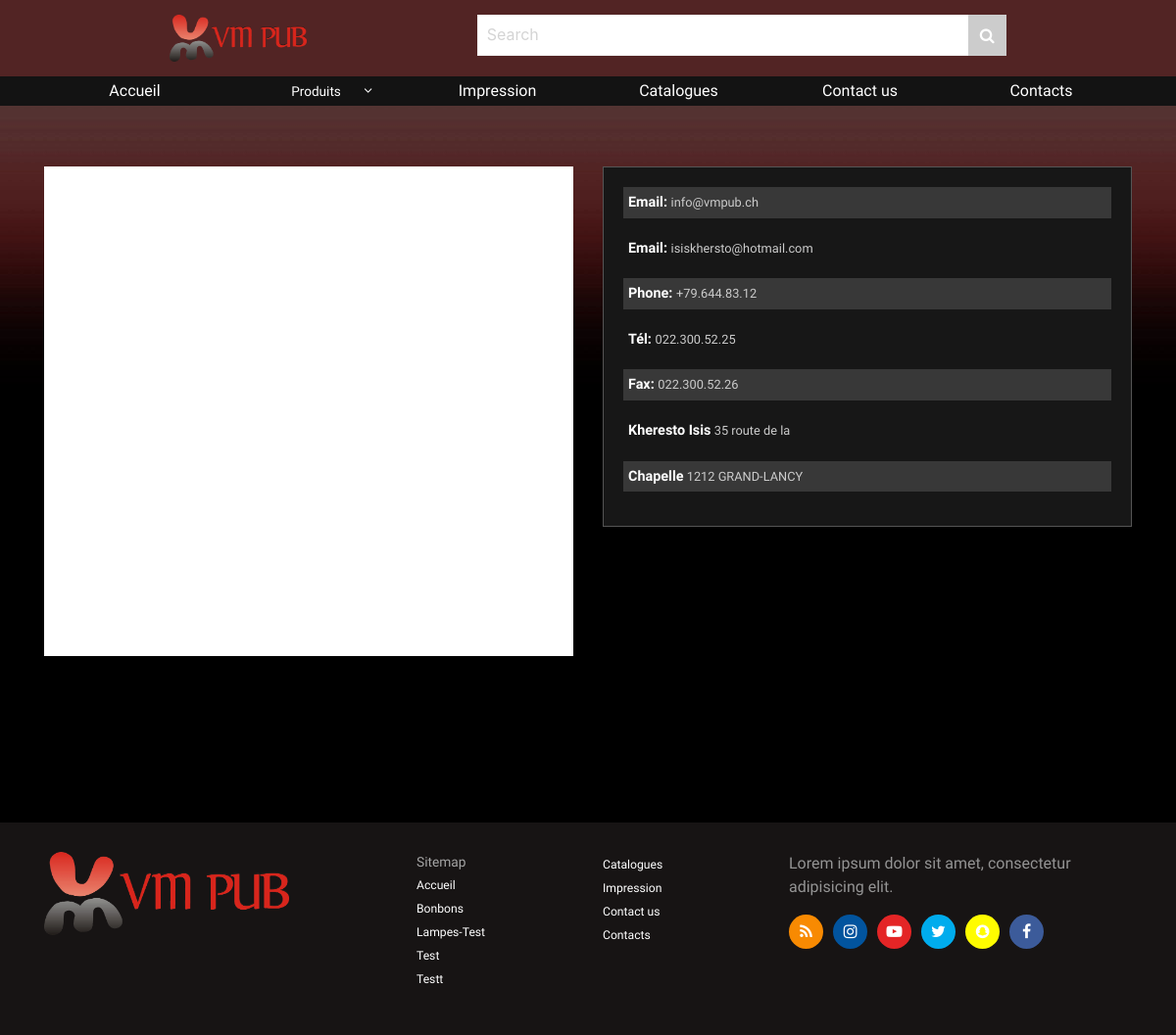
The app's page /details/, older data.
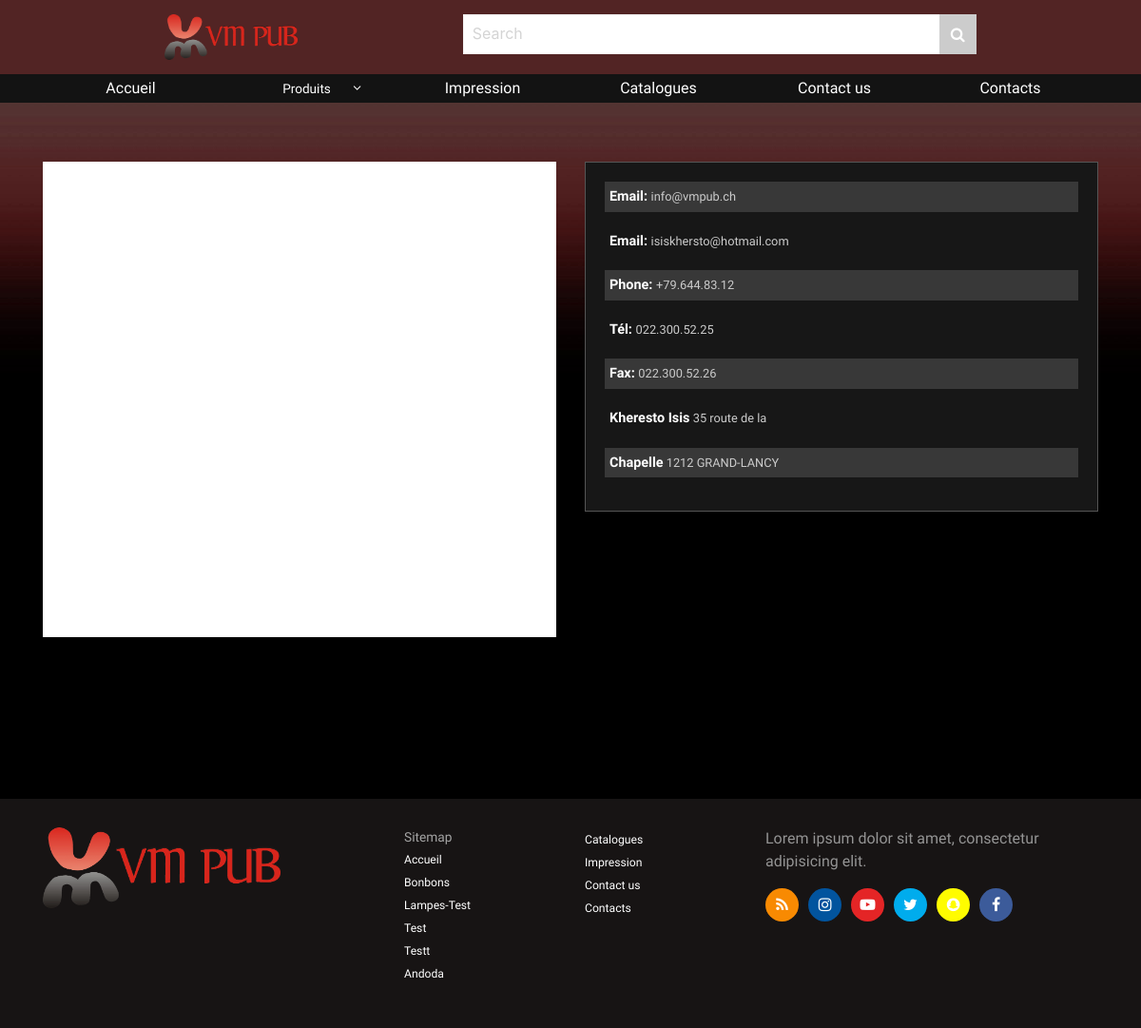
The same page, newer data.
### main/models.py (models this page shows, shortened)
class Category(models.Model):
    name = models.CharField(null=False, max_length=50)
    photo = models.FileField(null=False, upload_to=settings.MEDIA_ROOT+'/categories/')

### main/views.py (the view)
# urls.py: url(r'details/', DetailsView.as_view(), name='details'),
class DetailsView(View):
    template_name = 'main/details.html'
    def get(self, request):
        context = {'categories': get_categories(), 'news': get_news()}
        return render(request, 'main/details.html', context)

### main/context_processors.py (called while the page is built)
def get_category_menu(request):
    cat_names = []
    categories = Category.objects.all()
    for category in categories:
        cat_names.append(category.name)
    return {
        'categories': cat_names,
        'impressions': Impression.objects.all(),
        'catalogs': Catalog.objects.all(),
    }

### main/views.py (called while the page is built)
def get_news():
    news = []
    hot_news = HotNew.objects.all()
    if hot_news:
        for n in hot_news:
            news.append(n.news)
    return news

def get_categories():
    cat_names = []
    categories = Category.objects.all()
    for category in categories:
        cat_names.append(category.name)
    categories_names = []
    for name in cat_names:
        categories_names.append(re.sub('\s+', '-', name))
    return categories_names

### main/templates/main/details.html (shortened to what this page needs)
{% extends "main/base.html" %}
{% block content %}
    <div class='details'>
        <div class="container">
            <div class='row'>
                <div class='col-md-6'>
                    <div id="map" style="width:100%;height:500px;background:white"></div>
                </div>
                <div class='col-md-6'>
                    <div class='informations'>
                        <ul class='list-unstyled info'>
                            <li><span>Email: </span>info@vmpub.ch</li>
                            <li><span>Email: </span>isiskhersto@hotmail.com</li>
                            <li><span>Phone: </span>+79.644.83.12</li>
                            <li><span>Tél: </span>022.300.52.25</li>
                            <li><span>Fax: </span>022.300.52.26</li>
                            <li><span>Kheresto Isis</span> 35 route de la</li>
                            <li><span>Chapelle</span> 1212 GRAND-LANCY</li>
                        </ul>
                </div>
            </div>
            </div>
        </div>
    </div>
   {% endblock %}

### main/templates/main/footer.html (shortened to what this page needs)
{% load static %}
{% block footer %}
    <div class='footer'>
        <div class='container'>
            <div class='row'>
                <div class='col-md-4'>
                    <a href='#' target="_blank"><img src='{% static 'main/images/gif.gif' %}' alt='logo' class='img-fluid flogo' /></a>
                </div>
                <div class='col-md-4'>
                    <ul class='sitemap list-unstyled row'>
                        <div class='col-6'>
                            <li>
                                Sitemap
                            </li>
                            <li class="active">
                                <a href="{% url 'main:home' %}">Accueil <span class="sr-only">(current)</span></a>
                            </li>
                            {% for cat in categories %}
                            <li>
                                <a href="{% url 'main:categories' cat_name=cat %}">{{ cat|title }}</a>
                            </li>
                            {% endfor %}
                        </div>
                        <div class='col-6'>
                            <li>
                                <a href="{% url 'main:catalog' %}">Catalogues</a>
                            </li>
							 <li>
                                <a href="{% url 'main:impression' %}">Impression</a>
                            </li>
                            <li>
                                <a href="{% url 'main:contact' %}">Contact us</a>
                            </li>
                            <li>
                                <a href="{% url 'main:details' %}">Contacts</a>
                            </li>
                        </div>
                    </ul>
                </div>
                <div class='col-md-4'>
                    <div class='footer-brand'>
                        <p>Lorem ipsum dolor sit amet, consectetur adipisicing elit.</p>
                        <ul class='footer-media list-unstyled'>
                            <li><i class='fa fa-rss'></i></li>
                            <li><i class='fa fa-instagram'></i></li>
                            <li><i class='fa fa-youtube-play'></i></li>
                            <li><i class='fa fa-twitter'></i></li>
                            <li><i class='fa fa-snapchat'></i></li>
                            <li><i class='fa fa-facebook'></i></li>
                        </ul>
                    </div>
                </div>
            </div>
        </div>
    </div>
{% endblock %}

Row changes from the older to the newer data that the page shows:
added Category: categories "Andoda"
